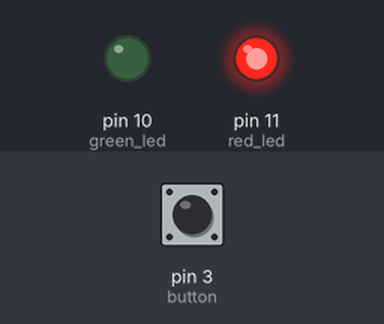
Bench run of a sketch on a simulated Arduino Uno, built with avr-gcc and run on an emulated ATmega328P. Shown: output pins drawn as LEDs (lit = HIGH). Inputs (shaded band) come from the test bench; at power-on: pin 3 (button) LOW.

Above: at 1.2 s.
1.3 s: pin 3 (button) pulled HIGH for 0.15 s
At 1.37 s:
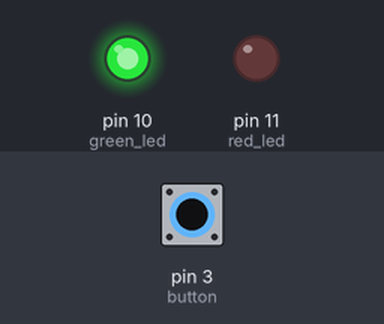
2.9 s: pin 3 (button) pulled HIGH for 3.2 s
At 7.0 s:
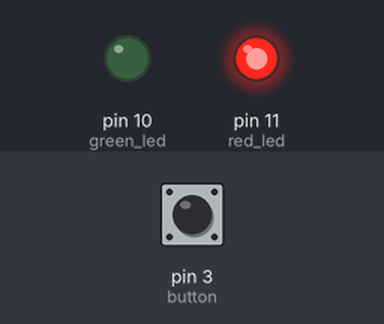
Timing chart, 0 to 8.5 s (numbered marks = the images above; inputs shaded):
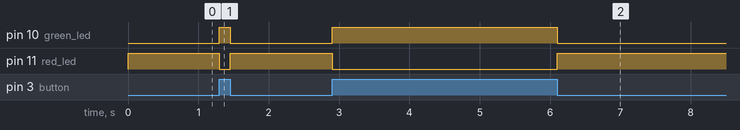

Measured:
- after the input at 1.3 s, pin 10 (green_led): LOW → HIGH at once, → LOW 0.15 s later; pin 11 (red_led): HIGH → LOW at once, → HIGH 0.15 s later
- after the input at 2.9 s, pin 10 (green_led): LOW → HIGH at once, → LOW 3.2 s later; pin 11 (red_led): HIGH → LOW at once, → HIGH 3.2 s later

The sketch:

button.ino
```cpp
/* Button */

int red_led   = 11;
int green_led = 10;
int button    = 3;

void setup() {
  pinMode(red_led, OUTPUT);
  pinMode(green_led, OUTPUT);
  pinMode(button, INPUT);
}

void loop() {
  if(digitalRead(button) == HIGH) {
    digitalWrite(red_led, LOW);
    digitalWrite(green_led, HIGH);
  } else {
    digitalWrite(red_led, HIGH);
    digitalWrite(green_led, LOW);
  }
}
```
